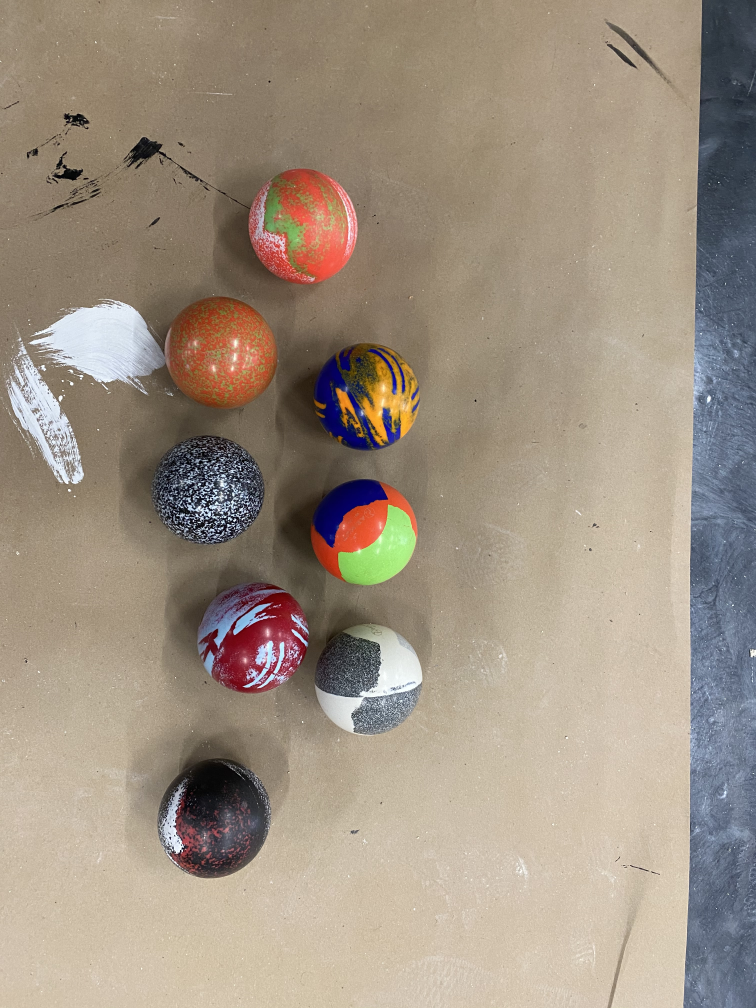
#> input picture exploratory_code/assets/balls_inside.jpg, 3024 x 4032 px (shown at 1/4 size)
$ python balls_bs.py --image assets/balls_inside.jpg
#> lines starting #> are read from the running program, lines starting #| are printed output that depends on the picture; after the words box and inside, x2 and y2 are one past the last pixel; in counts of white or black regions, pixels touching at a corner belong together
# import packages
import os
import cv2
import imutils
import argparse
import numpy as np

# construct the argument parser and parse the arguments
ap = argparse.ArgumentParser()
ap.add_argument("-i", "--image", required=True,
    help="path to the image")
ap.add_argument("-m", "--minhsv", default="29,86,6",
    help="hsv comma delimited")
ap.add_argument("-x", "--maxhsv", default="67,255,236",
    help="hsv comma delimited")
args = vars(ap.parse_args())

# load image and display it until keypress
image = imutils.resize(cv2.imread(args["image"]), width=600)
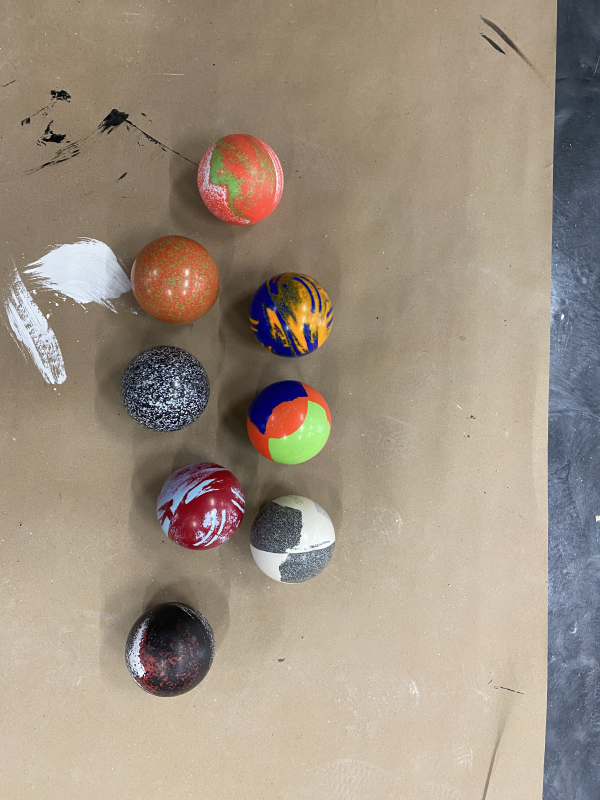
#> image: shape (800, 600, 3); mean B, G, R 130.1, 145.4, 158.7
cv2.imshow("input image", image)
#cv2.waitKey(0)

# convert image to HSV
imageHSV = cv2.cvtColor(image, cv2.COLOR_BGR2HSV)
#> imageHSV: shape (800, 600, 3); mean H, S, V 32.3, 60.4, 162.9

# load min court mask
minHSV = args["minhsv"].split(",")
minHSV = (int(minHSV[0]), int(minHSV[1]), int(minHSV[2]))

# load max court mask
maxHSV = args["maxhsv"].split(",")
maxHSV = (int(maxHSV[0]), int(maxHSV[1]), int(maxHSV[2]))

# print status
print("[INFO] court mask minHSV={} maxHSV={}".format(minHSV, maxHSV))

# calculate the court mask and display it until keypress
courtMask = cv2.inRange(imageHSV, minHSV, maxHSV)
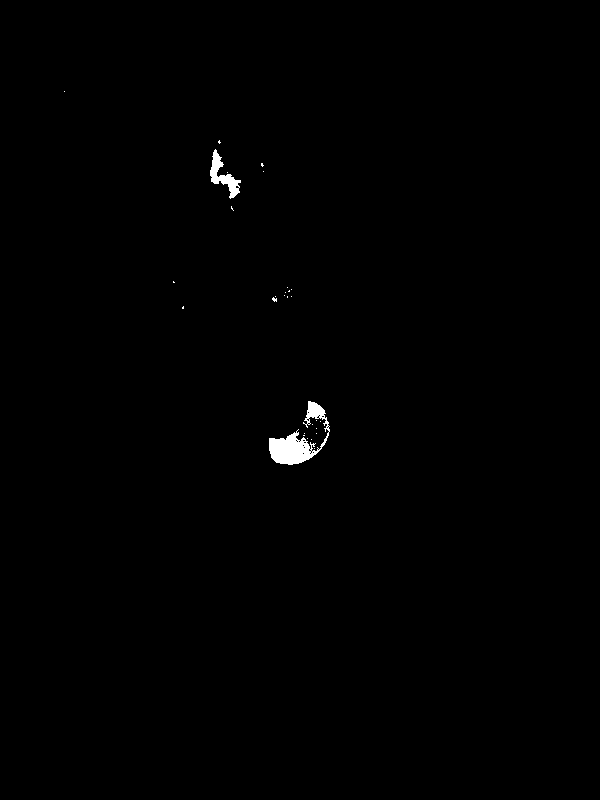
#> courtMask: shape (800, 600); 0.42% white; 29 white regions (27 under 20 px), largest, box (x1, y1, x2, y2) and area: (269, 401, 330, 465) 1414, (210, 149, 241, 199) 533
cv2.imshow("court mask", courtMask)
#cv2.waitKey(0)

# calculate the ball mask (inverse of the courtMask) and display it
#until keypress
ballMask = cv2.bitwise_not(courtMask)
cv2.imshow("ball mask", ballMask)
#cv2.waitKey(0)

# apply "opening" (series of erosions followed by dilation) to
# eliminate salt and pepper noise and display it until keypress
kernelSize = (5, 5)
kernel = cv2.getStructuringElement(cv2.MORPH_RECT, kernelSize)
#morphed = cv2.morphologyEx(ballMask, cv2.MORPH_OPEN, kernel, iterations=3)
morphed = cv2.erode(ballMask, (3, 3), iterations=8)
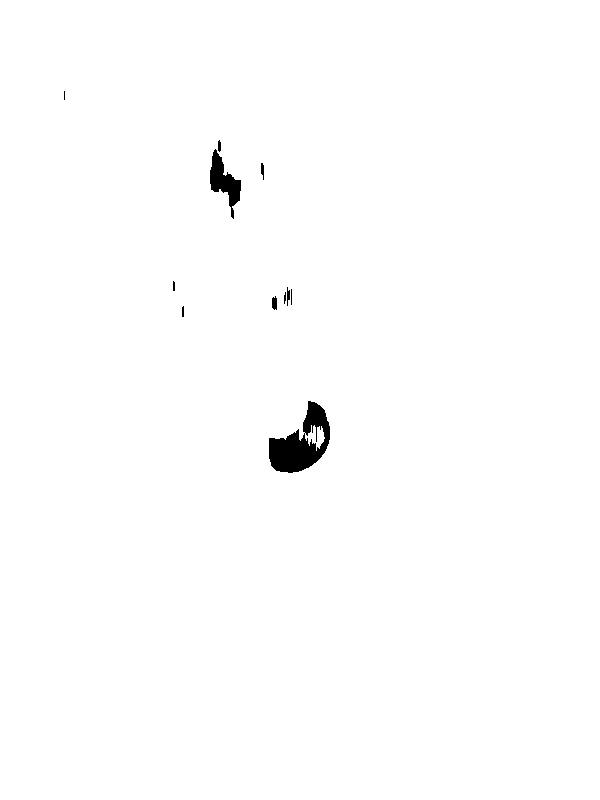
#> morphed: shape (800, 600); 99.3% white; 11 black regions (4 under 20 px), largest, box (x1, y1, x2, y2) and area: (269, 401, 330, 473) 2250, (210, 149, 241, 219) 893, (272, 296, 277, 310) 59
morphed = cv2.dilate(morphed, (3, 3), iterations=4)
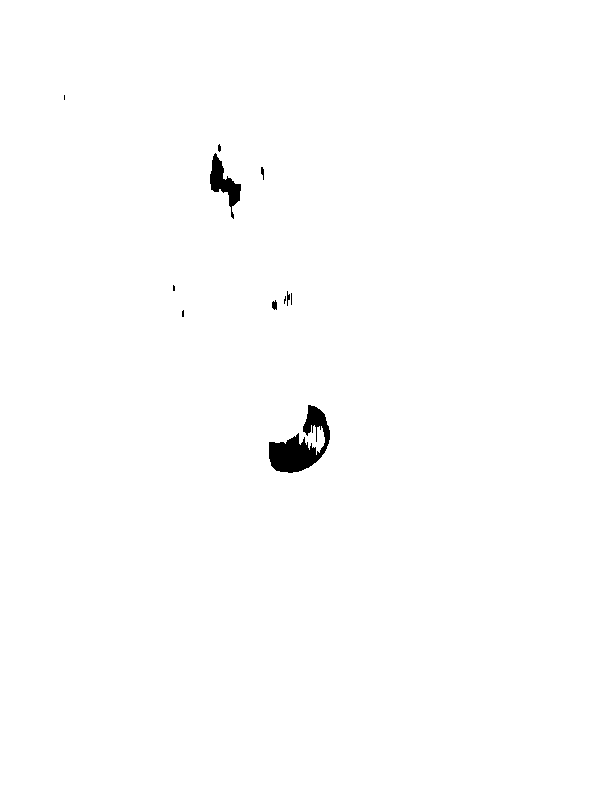
#> morphed: shape (800, 600); 99.4% white; 11 black regions (6 under 20 px), largest, box (x1, y1, x2, y2) and area: (269, 405, 330, 473) 1918, (210, 153, 241, 219) 757, (272, 300, 277, 310) 39, (261, 167, 264, 180) 26, (287, 291, 290, 306) 26
morphed = cv2.erode(morphed, (3, 3), iterations=1)
#> morphed: shape (800, 600); 99.4% white; 11 black regions (5 under 20 px)
cv2.imshow("morphed", morphed)
#cv2.waitKey(0)

# find contours in the image, keeping only the EXTERNAL contours in
# the image
cnts = cv2.findContours(morphed.copy(), cv2.RETR_EXTERNAL,
    cv2.CHAIN_APPROX_SIMPLE)
#> cnts = 1 contour; box (x1, y1, x2, y2) and area: (0, 0, 600, 800) 478601
cnts = imutils.grab_contours(cnts)
#> cnts = [[[0, 0], [0, 799], [599, 799], [599, 0]]]
print("Found {} EXTERNAL contours".format(len(cnts)))
#| Found 1 EXTERNAL contours

# sort the 1:1 aspect ratio contours according to size
topCnts = 12
cnts = sorted(cnts, key=cv2.contourArea,reverse=True)[:topCnts]

# loop over the contours to eliminate non 1:1 aspect ratio balls
cntsAROneToOne = []
i=0
for c in cnts:
    # compute the area of the contour along with the bounding box
    # to compute the aspect ratio
    area = cv2.contourArea(c)
    (x, y, w, h) = cv2.boundingRect(c)
    if area > 300:
        print("[INFO] cnt[DISCARDED] area={}".format(area))
        continue

    # compute the aspect ratio of the contour, which is simply the width
    # divided by the height of the bounding box
    aspectRatio = w / float(h)

    # if the aspect ratio is approximately one, then the shape is a
    # circle or square
    if aspectRatio >= 0.79 and aspectRatio <= 1.35:
        print("[INFO] cnts[{}] aspectRatio={}".format(i, aspectRatio))
        cntsAROneToOne.append(c)
        i+=1

    # otherwise, discard
    else:
        print("[INFO] cnt[DISCARDED] aspectRatio={}".format(aspectRatio))
#> this loop made 1 pass
#> (c, area, x, y, w, h) on pass 1: ([[0, 0], [0, 799], [599, 799], [599, 0]], 478601, 0, 0, 600, 800)
#| [INFO] cnt[DISCARDED] area=478601.0
#> after the loop, cntsAROneToOne = []; i = 0

def draw_contour(image, c, i):
    # compute the center of the contour area and draw a circle
    # representing the center
    M = cv2.moments(c)
    try:
        cX = int(M["m10"] / M["m00"])
        cY = int(M["m01"] / M["m00"])
    except:
        return
    # draw the countour number on the image
    cv2.putText(image, "#{}".format(i + 1), (cX - 20, cY),
        cv2.FONT_HERSHEY_SIMPLEX, 1.2, (0, 255, 0), 4)
    # return the image with the contour number drawn on it
    return image

# loop over the (now sorted) contours and draw them
numBalls = 8
numberedImage = image.copy()
for (i, c) in enumerate(cntsAROneToOne[:numBalls]):
    draw_contour(numberedImage, c, i)
#> this loop made 0 passes
cv2.imshow("labeled contours", numberedImage)
cv2.waitKey(0)

# loop to extract ball ROIs
balls = []
for i, c in enumerate(cntsAROneToOne[:numBalls]):
    # compute the bounding box
    (x, y, w, h) = cv2.boundingRect(c)

    # grab roi from the ball mask image and add to the ball ROIs list
    ballMaskROI = ballMask[y-10:y+h+10, x-10:x+w+10]
    imageROI =       image[y-10:y+h+10, x-10:x+w+10]

    # make a border before eroding and floodfilling
    # https://docs.opencv.org/3.4/dc/da3/tutorial_copyMakeBorder.html
    top = int(0.05 * ballMaskROI.shape[0])  # shape[0] = rows
    bottom = top
    left = int(0.05 * ballMaskROI.shape[1])  # shape[1] = cols
    right = left
    borderType = cv2.BORDER_CONSTANT
    value = 0
    ballMaskROI = cv2.copyMakeBorder(ballMaskROI.copy(), 3, 3, 3, 3, borderType, 0)

    # apply erosions
    ballMaskROI = cv2.erode(ballMaskROI, (5, 5), iterations=5)
    # cv2.imshow("ball mask #{}".format(i+1), ballMaskROI)
    # cv2.waitKey(0)
    ballMaskROI = cv2.dilate(ballMaskROI, (5, 5), iterations=3)

    # floodfill via
    # https://www.learnopencv.com/filling-holes-in-an-image-using-opencv-python-c/
    ballMaskROIinv = cv2.bitwise_not(ballMaskROI)
    height, width = ballMaskROIinv.shape[:2]
    mask = np.zeros((height+2, width+2), np.uint8)
    cv2.floodFill(ballMaskROIinv, mask, (0,0), 255)
    cv2.imshow("flooded #{}".format(i+1), ballMaskROIinv)
    ballMaskROIfloodfillinv = cv2.bitwise_not(ballMaskROIinv)
    im_out = ballMaskROI | ballMaskROIfloodfillinv

    # ensure images are the same size for bitwise and
    im_out = cv2.resize(im_out.copy(), (108, 100))
    imageROI = cv2.resize(imageROI.copy(), (108, 100))

    # bitwise and the roi with the corresponding image roi
    ball = cv2.bitwise_and(imageROI, imageROI, mask=im_out)

    # add the ball to the balls list
    balls.append(ball)

    # display the ball roi
    cv2.imshow("ball #{}".format(i+1), ball)

    # save to the balls folder
    try:
        os.mkdir(args["image"][:-4] + "/")
        os.mkdir(args["image"][:-4] + "/balls/")
    except OSError as error:
        pass
    cv2.imwrite(args["image"][:-4] + "/balls/" + str(i) + ".png", ball)
#> after the loop, balls = []

# wait for keypress
cv2.waitKey(0)

# destroy windows and exit
cv2.destroyAllWindows()
